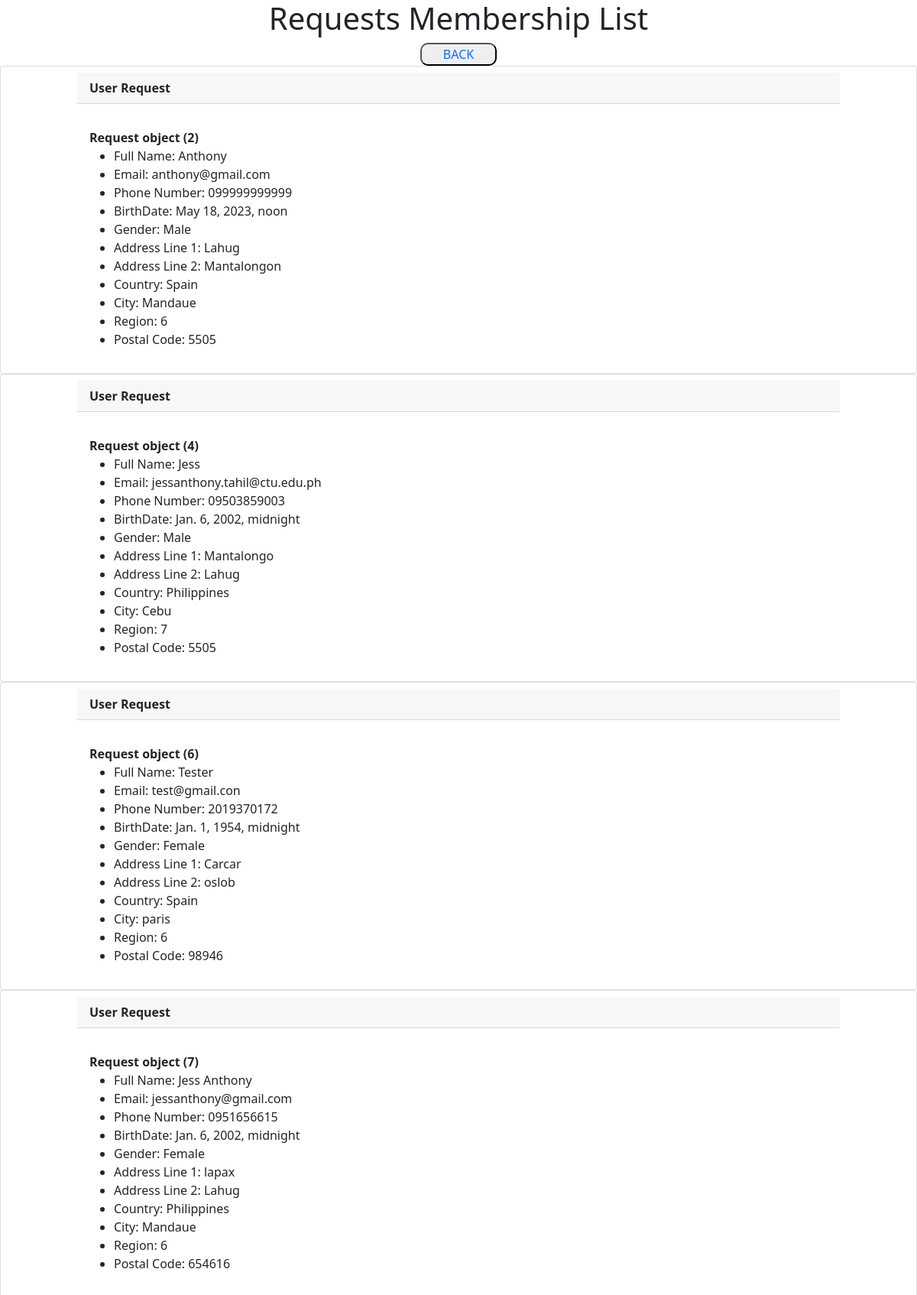
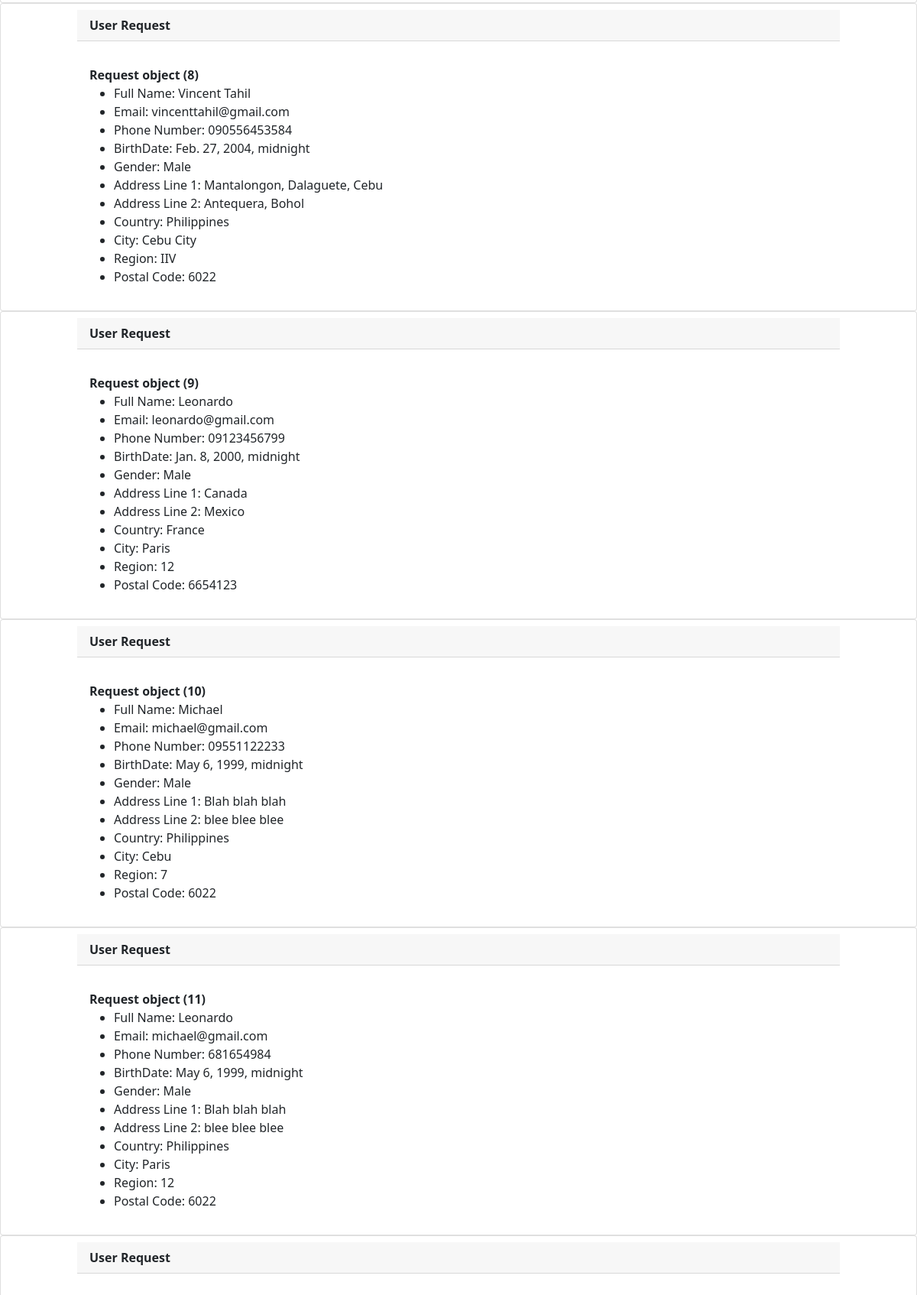
/users/ (upper part), run on the app's committed database (2 pictures, top to bottom).
### users/models.py (models this page shows)
class Request(models.Model):
    Full_name = models.CharField('User Name', max_length=120)
    Email = models.EmailField('Email')
    Phone_Num = models.CharField('Phone Number',max_length=40)
    Birth_Date = models.DateTimeField('BirthDate')
    Gender = models.CharField('Gender',max_length=30, blank=True)
    AddressL1 = models.CharField('Address Line 1', max_length=120)
    AddressL2 =models.CharField('Address Line 2', max_length=120)
    Country = models.CharField('Country',max_length=120)
    City = models.CharField('City', max_length=120)
    Region = models.CharField('Region', max_length=120)
    Postal_Code = models.CharField('Postal Code', max_length=20)

### users/views.py (the view)
# urls.py: path('users/', views.all_Request, name = 'Request_list'),
def all_Request(request):
    Request_list = Request.objects.all()
    return render(request, 'users/request_event.html', {'Request_list': Request_list})

### users/templates/users/request_event.html (shortened to what this page needs)
<!DOCTYPE html>
<html lang="en">
<head>
</head>
<body>
{% load static %}
<link href="https://cdn.jsdelivr.net/npm/bootstrap@5.0.2/dist/css/bootstrap.min.css" rel="stylesheet">
<div class="body">
    <center>
        <h1>Requests Membership List</h1> <button style="border-radius: 10px; width: 100px;"><a href="{% url 'memereq' %}" style="text-decoration: none;"  >BACK</a></button>
        </center>
        {% for list in Request_list %}
        <div class="card" >
              <div class="card-header" style="font-weight: bolder ;">User Request
            </div>
            <div class="card-body">
              <p class="card-text">
                <div class="card-container" >
                <strong>{{list}}</strong>
                    <ul>
                    <li>Full Name: {{list.Full_name}}</li>
                    <li>Email: {{list.Email}}</li>
                    <li>Phone Number: {{list.Phone_Num}}</li>
                    <li>BirthDate: {{list.Birth_Date}}</li>
                    <li>Gender: {{list.Gender}}</li>
                    <li>Address Line 1: {{list.AddressL1}}</li>
                    <li>Address Line 2: {{list.AddressL2}}</li>
                    <li>Country: {{list.Country}}</li>
                    <li>City: {{list.City}}</li>
                    <li>Region: {{list.Region}}</li>
                    <li>Postal Code: {{list.Postal_Code}}</li>
                </ul>
                </div>
              </p>
            </div>
          </div>
        {% endfor %}
</div>
</body>
</html>

### users/templates/users/request_event.html (style rules this page uses)
.card { padding-left: 100px; padding-right: 100px; }

### data on the page
Request: id "Request object (2)", Full_name "Anthony", Email "anthony@gmail.com", Phone_Num "099999999999", Birth_Date "May 18, 2023, noon", Gender "Male", AddressL1 "Lahug", AddressL2 "Mantalongon", Country "Spain", City "Mandaue", Region "6", Postal_Code "5505"
Request: id "Request object (4)", Full_name "Jess", Email "jessanthony.tahil@ctu.edu.ph", Phone_Num "09503859003", Birth_Date "Jan. 6, 2002, midnight", Gender "Male", AddressL1 "Mantalongo", AddressL2 "Lahug", Country "Philippines", City "Cebu", Region "7", Postal_Code "5505"
Request: id "Request object (6)", Full_name "Tester", Email "test@gmail.con", Phone_Num "2019370172", Birth_Date "Jan. 1, 1954, midnight", Gender "Female", AddressL1 "Carcar", AddressL2 "oslob", Country "Spain", City "paris", Region "6", Postal_Code "98946"
Request: id "Request object (7)", Full_name "Jess Anthony", Email "jessanthony@gmail.com", Phone_Num "0951656615", Birth_Date "Jan. 6, 2002, midnight", Gender "Female", AddressL1 "lapax", AddressL2 "Lahug", Country "Philippines", City "Mandaue", Region "6", Postal_Code "654616"
Request: id "Request object (8)", Full_name "Vincent Tahil", Email "vincenttahil@gmail.com", Phone_Num "090556453584", Birth_Date "Feb. 27, 2004, midnight", Gender "Male", AddressL1 "Mantalongon, Dalaguete, Cebu", AddressL2 "Antequera, Bohol", Country "Philippines", City "Cebu City", Region "IIV", Postal_Code "6022"
Request: id "Request object (9)", Full_name "Leonardo", Email "leonardo@gmail.com", Phone_Num "09123456799", Birth_Date "Jan. 8, 2000, midnight", Gender "Male", AddressL1 "Canada", AddressL2 "Mexico", Country "France", City "Paris", Region "12", Postal_Code "6654123"
Request: id "Request object (10)", Full_name "Michael", Email "michael@gmail.com", Phone_Num "09551122233", Birth_Date "May 6, 1999, midnight", Gender "Male", AddressL1 "Blah blah blah", AddressL2 "blee blee blee", Country "Philippines", City "Cebu", Region "7", Postal_Code "6022"
Request: id "Request object (11)", Full_name "Leonardo", Email "michael@gmail.com", Phone_Num "681654984", Birth_Date "May 6, 1999, midnight", Gender "Male", AddressL1 "Blah blah blah", AddressL2 "blee blee blee", Country "Philippines", City "Paris", Region "12", Postal_Code "6022"
